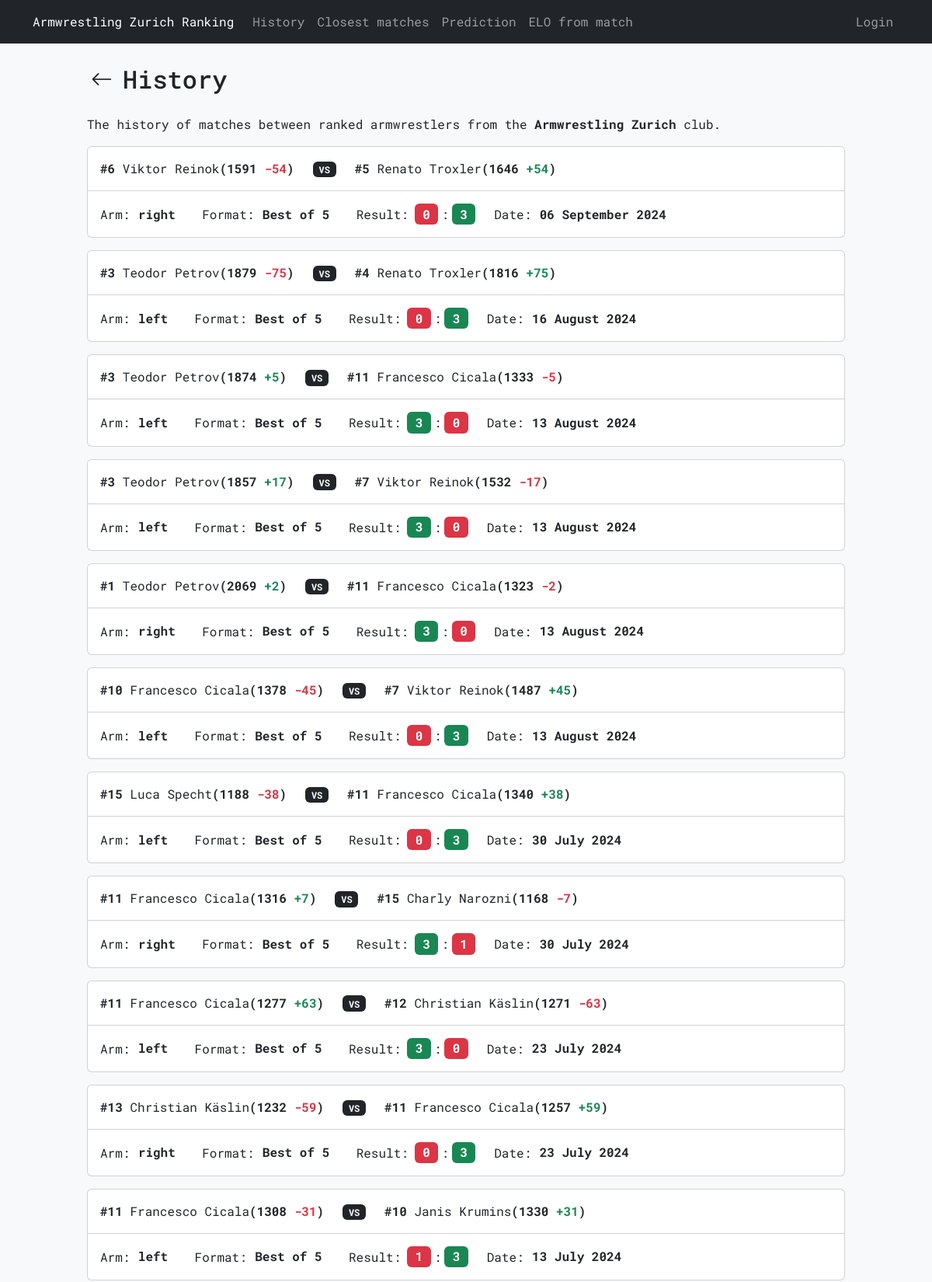
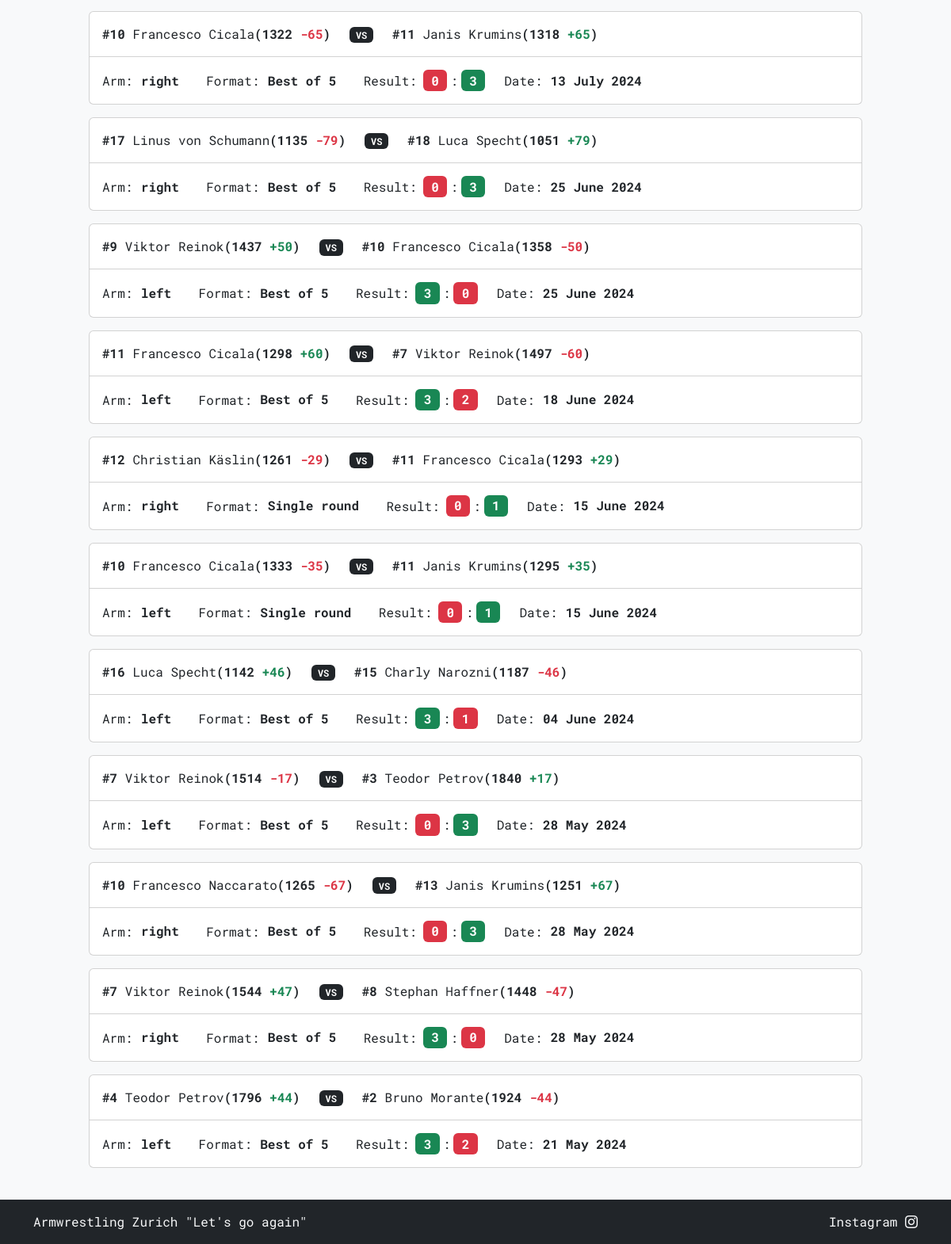
The app's page /history with its own data (2 pictures, top to bottom).
### tables this page shows
CREATE TABLE "history" (
    id INTEGER PRIMARY KEY AUTOINCREMENT,
    armwrestler1_id INTEGER NOT NULL,
    armwrestler2_id INTEGER NOT NULL,
    arm TEXT NOT NULL CHECK (arm IN ('right', 'left')),
    armwrestler1_rank INTEGER NOT NULL,
    armwrestler2_rank INTEGER NOT NULL,
    armwrestler1_elo INTEGER NOT NULL,
    armwrestler2_elo INTEGER NOT NULL,
    armwrestler1_score INTEGER NOT NULL,
    armwrestler2_score INTEGER NOT NULL,
    armwrestler1_elo_diff INTEGER NOT NULL,
    armwrestler2_elo_diff INTEGER NOT NULL,
    selected_format TEXT NOT NULL,
    date DATETIME DEFAULT CURRENT_TIMESTAMP,
    added_by TEXT NOT NULL,
    FOREIGN KEY (armwrestler1_id) REFERENCES armwrestlers(id),
    FOREIGN KEY (armwrestler2_id) REFERENCES armwrestlers(id),
    FOREIGN KEY (added_by) REFERENCES users(username)
);

CREATE TABLE "armwrestlers" ( 
    id INTEGER PRIMARY KEY AUTOINCREMENT,
    name TEXT NOT NULL UNIQUE,
    right_elo INTEGER NOT NULL,
    left_elo INTEGER NOT NULL,
    added_by TEXT NOT NULL,
    active_until DATE NOT NULL,
    last_edited_by TEXT,
    FOREIGN KEY (added_by) REFERENCES users(username)
);

### armelo_app.py (the view)
@app.route("/history")
def history():
    history = db_execute('''
        SELECT h.id, a1.name AS armwrestler1_name, a2.name AS armwrestler2_name, h.arm,
               h.armwrestler1_rank, h.armwrestler2_rank, h.armwrestler1_elo, h.armwrestler2_elo,
               h.armwrestler1_score, h.armwrestler2_score, h.armwrestler1_elo_diff, h.armwrestler2_elo_diff,
               h.selected_format, h.date
        FROM history h
        JOIN armwrestlers a1 ON h.armwrestler1_id = a1.id
        JOIN armwrestlers a2 ON h.armwrestler2_id = a2.id
        ORDER BY h.id DESC
    ''')
    formatted_data = []
    for record in history:
        armwrestler_1_diff_format, armwrestler_2_diff_format = record[10], record[11]
        armwrestler_1_score_color, armwrestler_2_score_color = record[8], record[9]
        armwrestler_1_diff_format, armwrestler_1_diff_color = (f"+{armwrestler_1_diff_format}", "text-success") if armwrestler_1_diff_format > 0 else (
            (str(armwrestler_1_diff_format), "text-danger") if armwrestler_1_diff_format < 0 else ("0", "text-secondary"))
        armwrestler_2_diff_format, armwrestler_2_diff_color = (f"+{armwrestler_2_diff_format}", "text-success") if armwrestler_2_diff_format > 0 else (
            (str(armwrestler_2_diff_format), "text-danger") if armwrestler_2_diff_format < 0 else ("0", "text-secondary"))
        armwrestler_1_score_color, armwrestler_2_score_color = ("bg-success", "bg-danger") if armwrestler_1_score_color > armwrestler_2_score_color else (
            ("bg-danger", "bg-success") if armwrestler_1_score_color < armwrestler_2_score_color else ("bg-secondary", "bg-secondary"))
        date = datetime.strptime(record[13], "%Y-%m-%d %H:%M:%S").strftime("%d %B %Y")
        formatted_data.append((armwrestler_1_score_color, armwrestler_2_score_color, armwrestler_1_diff_color, armwrestler_2_diff_color, armwrestler_1_diff_format, armwrestler_2_diff_format, date))
    return render_template('history.html', history=history, formatted_data=formatted_data)

### armelo_app.py (called while the page is built)
def get_db():
    db = getattr(g, '_database', None)
    if db is None:
        db = g._database = sqlite3.connect(DATABASE)
    return db

def db_execute(query, *args):
    db = get_db()
    cur = db.cursor()
    cur.execute(query, args)
    if query.strip().upper().startswith(("SELECT", "WITH")):
        rv = cur.fetchall()
        cur.close()
        return rv
    else:
        db.commit()
        cur.close()

@app.context_processor
def inject_user():
    username = session.get('username')
    return dict(username=username)

### templates/history.html (shortened to what this page needs)
{% extends "layout.html" %}
{% block content %}
<div class="mb-4">
    <div class="row p-auto m-auto">
        <div class="col-auto p-0">
            <form action="{{ url_for('ranking') }}" method="GET">
                <button type="submit" class="btn px-1 py-0 d-inline-flex">
                    <i class="bi bi-arrow-left fs-3"></i>
                </button>
            </form>
        </div>
        <div class="col d-flex align-items-center px-2">
            <h2 class="mb-0">History</h2>
        </div>
    </div>
</div>
<p>The history of matches between ranked armwrestlers from the <strong>Armwrestling Zurich</strong> club.</p>
{% for record in history %}
<div class="col-12 mb-3">
    <div class="card">
        <div class="card-header bg-transparent">
            <div class="row mt-2">
                <div class="col-12 col-lg-auto text-center mb-2">
                    <div>
                        <strong>#{{ record[4] }}</strong> {{ record[1] }}<strong class="text-nowrap">({{ record[6] }} <span class="{{ formatted_data[loop.index - 1][2] }}">{{ formatted_data[loop.index - 1][4] }}</span>)</strong>
                    </div>
                </div>
                <div class="col-12 col-lg-auto text-center mb-2">
                    <span class="badge bg-dark">VS</span>
                </div>
                <div class="col-12 col-lg-auto text-center mb-2">
                    <div>
                        <strong>#{{ record[5] }}</strong> {{ record[2] }}<strong class="text-nowrap">({{ record[7] }} <span class="{{ formatted_data[loop.index - 1][3] }}">{{ formatted_data[loop.index - 1][5] }}</span>)</strong>
                    </div>
                </div>
            </div>
        </div>
        <div class="card-body">
            <div class="card-text">
                <div class="row justify-content-start">
                    <div class="col-12 col-lg-auto mb-2 mb-lg-0 text-start">
                        Arm:<span class="fs-6 mx-0 badge text-dark">{{ record[3] }}</span>
                    </div>
                    <div class="col-12 col-lg-auto mb-2 mb-lg-0 text-start">
                        Format:<span class="fs-6 mx-0 badge text-dark">{{ record[12] }}</span>
                    </div>
                    <div class="col-12 col-lg-auto mb-2 mb-lg-0 text-start">
                        Result:<span class="fs-6 ms-2 me-1 badge {{ formatted_data[loop.index - 1][0] }}">{{ record[8] }}</span>:<span class="fs-6 ms-1 me-0 badge {{ formatted_data[loop.index - 1][1] }}">{{ record[9] }}</span>
                    </div>
                    <div class="col-12 col-lg-auto mb-0 mb-lg-0 text-start">
                        Date:<span class="fs-6 mx-0 badge text-dark">{{ formatted_data[loop.index - 1][6] }}</span>
                    </div>
                </div>
            </div>
        </div>
    </div>
</div>
{% endfor %}
{% endblock %}

### static/styles.css (style rules this page uses)
* { font-family: 'Roboto Mono', monospace; }
html, body { height: 100%; scrollbar-width: none; -ms-overflow-style: none; }
body { display: flex; flex-direction: column; }

### records on screen
history: armwrestler1_rank "6", name "Viktor Reinok", armwrestler1_elo "1591", armwrestler1_elo_diff "-54", armwrestler2_rank "5", name "Renato Troxler", armwrestler2_elo "1646", index "+54", arm "right", selected_format "Best of 5", armwrestler1_score "0", armwrestler2_score "3", index "06 September 2024"
history: armwrestler1_rank "3", name "Teodor Petrov", armwrestler1_elo "1879", armwrestler1_elo_diff "-75", armwrestler2_rank "4", name "Renato Troxler", armwrestler2_elo "1816", index "+75", arm "left", selected_format "Best of 5", armwrestler1_score "0", armwrestler2_score "3", date "16 August 2024"
history: armwrestler1_rank "3", name "Teodor Petrov", armwrestler1_elo "1874", index "+5", armwrestler2_rank "11", name "Francesco Cicala", armwrestler2_elo "1333", armwrestler2_elo_diff "-5", arm "left", selected_format "Best of 5", armwrestler1_score "3", armwrestler2_score "0", date "13 August 2024"
history: armwrestler1_rank "3", name "Teodor Petrov", armwrestler1_elo "1857", index "+17", armwrestler2_rank "7", name "Viktor Reinok", armwrestler2_elo "1532", armwrestler2_elo_diff "-17", arm "left", selected_format "Best of 5", armwrestler1_score "3", armwrestler2_score "0", date "13 August 2024"
history: armwrestler1_rank "1", name "Teodor Petrov", armwrestler1_elo "2069", index "+2", armwrestler2_rank "11", name "Francesco Cicala", armwrestler2_elo "1323", armwrestler2_elo_diff "-2", arm "right", selected_format "Best of 5", armwrestler1_score "3", armwrestler2_score "0", date "13 August 2024"
history: armwrestler1_rank "10", name "Francesco Cicala", armwrestler1_elo "1378", armwrestler1_elo_diff "-45", armwrestler2_rank "7", name "Viktor Reinok", armwrestler2_elo "1487", index "+45", arm "left", selected_format "Best of 5", armwrestler1_score "0", armwrestler2_score "3", date "13 August 2024"
history: armwrestler1_rank "15", name "Luca Specht", armwrestler1_elo "1188", armwrestler1_elo_diff "-38", armwrestler2_rank "11", name "Francesco Cicala", armwrestler2_elo "1340", index "+38", arm "left", selected_format "Best of 5", armwrestler1_score "0", armwrestler2_score "3", date "30 July 2024"
history: armwrestler1_rank "11", name "Francesco Cicala", armwrestler1_elo "1316", index "+7", armwrestler2_rank "15", name "Charly Narozni", armwrestler2_elo "1168", armwrestler2_elo_diff "-7", arm "right", selected_format "Best of 5", armwrestler1_score "3", armwrestler2_score "1", date "30 July 2024"
history: armwrestler1_rank "11", name "Francesco Cicala", armwrestler1_elo "1277", index "+63", armwrestler2_rank "12", name "Christian Käslin", armwrestler2_elo "1271", armwrestler2_elo_diff "-63", arm "left", selected_format "Best of 5", armwrestler1_score "3", armwrestler2_score "0", date "23 July 2024"
history: armwrestler1_rank "13", name "Christian Käslin", armwrestler1_elo "1232", armwrestler1_elo_diff "-59", armwrestler2_rank "11", name "Francesco Cicala", armwrestler2_elo "1257", index "+59", arm "right", selected_format "Best of 5", armwrestler1_score "0", armwrestler2_score "3", date "23 July 2024"
history: armwrestler1_rank "11", name "Francesco Cicala", armwrestler1_elo "1308", armwrestler1_elo_diff "-31", armwrestler2_rank "10", name "Janis Krumins", armwrestler2_elo "1330", index "+31", arm "left", selected_format "Best of 5", armwrestler1_score "1", armwrestler2_score "3", date "13 July 2024"
history: armwrestler1_rank "10", name "Francesco Cicala", armwrestler1_elo "1322", armwrestler1_elo_diff "-65", armwrestler2_rank "11", name "Janis Krumins", armwrestler2_elo "1318", index "+65", arm "right", selected_format "Best of 5", armwrestler1_score "0", armwrestler2_score "3", date "13 July 2024"
history: armwrestler1_rank "17", name "Linus von Schumann", armwrestler1_elo "1135", armwrestler1_elo_diff "-79", armwrestler2_rank "18", name "Luca Specht", armwrestler2_elo "1051", index "+79", arm "right", selected_format "Best of 5", armwrestler1_score "0", armwrestler2_score "3", date "25 June 2024"
history: armwrestler1_rank "9", name "Viktor Reinok", armwrestler1_elo "1437", index "+50", armwrestler2_rank "10", name "Francesco Cicala", armwrestler2_elo "1358", armwrestler2_elo_diff "-50", arm "left", selected_format "Best of 5", armwrestler1_score "3", armwrestler2_score "0", date "25 June 2024"
history: armwrestler1_rank "11", name "Francesco Cicala", armwrestler1_elo "1298", index "+60", armwrestler2_rank "7", name "Viktor Reinok", armwrestler2_elo "1497", armwrestler2_elo_diff "-60", arm "left", selected_format "Best of 5", armwrestler1_score "3", armwrestler2_score "2", date "18 June 2024"
history: armwrestler1_rank "12", name "Christian Käslin", armwrestler1_elo "1261", armwrestler1_elo_diff "-29", armwrestler2_rank "11", name "Francesco Cicala", armwrestler2_elo "1293", index "+29", arm "right", selected_format "Single round", armwrestler1_score "0", armwrestler2_score "1", date "15 June 2024"
history: armwrestler1_rank "10", name "Francesco Cicala", armwrestler1_elo "1333", armwrestler1_elo_diff "-35", armwrestler2_rank "11", name "Janis Krumins", armwrestler2_elo "1295", index "+35", arm "left", selected_format "Single round", armwrestler1_score "0", armwrestler2_score "1", date "15 June 2024"
history: armwrestler1_rank "16", name "Luca Specht", armwrestler1_elo "1142", index "+46", armwrestler2_rank "15", name "Charly Narozni", armwrestler2_elo "1187", armwrestler2_elo_diff "-46", arm "left", selected_format "Best of 5", armwrestler1_score "3", armwrestler2_score "1", index "04 June 2024"
history: armwrestler1_rank "7", name "Viktor Reinok", armwrestler1_elo "1514", armwrestler1_elo_diff "-17", armwrestler2_rank "3", name "Teodor Petrov", armwrestler2_elo "1840", index "+17", arm "left", selected_format "Best of 5", armwrestler1_score "0", armwrestler2_score "3", date "28 May 2024"
history: armwrestler1_rank "10", name "Francesco Naccarato", armwrestler1_elo "1265", armwrestler1_elo_diff "-67", armwrestler2_rank "13", name "Janis Krumins", armwrestler2_elo "1251", index "+67", arm "right", selected_format "Best of 5", armwrestler1_score "0", armwrestler2_score "3", date "28 May 2024"
history: armwrestler1_rank "7", name "Viktor Reinok", armwrestler1_elo "1544", index "+47", armwrestler2_rank "8", name "Stephan Haffner", armwrestler2_elo "1448", armwrestler2_elo_diff "-47", arm "right", selected_format "Best of 5", armwrestler1_score "3", armwrestler2_score "0", date "28 May 2024"
history: armwrestler1_rank "4", name "Teodor Petrov", armwrestler1_elo "1796", index "+44", armwrestler2_rank "2", name "Bruno Morante", armwrestler2_elo "1924", armwrestler2_elo_diff "-44", arm "left", selected_format "Best of 5", armwrestler1_score "3", armwrestler2_score "2", date "21 May 2024"
